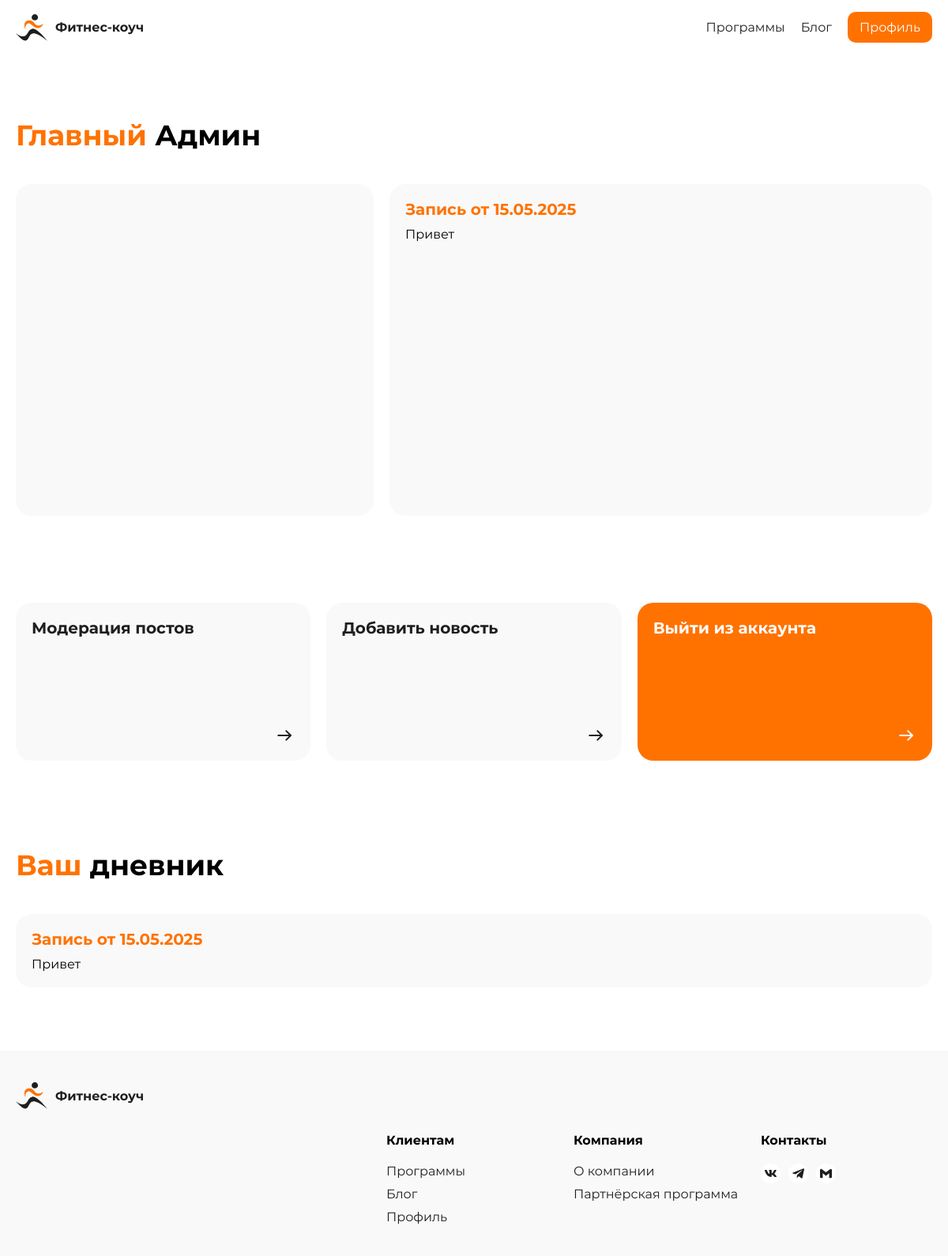
Page /profile/ (signed in) on the earlier database version.
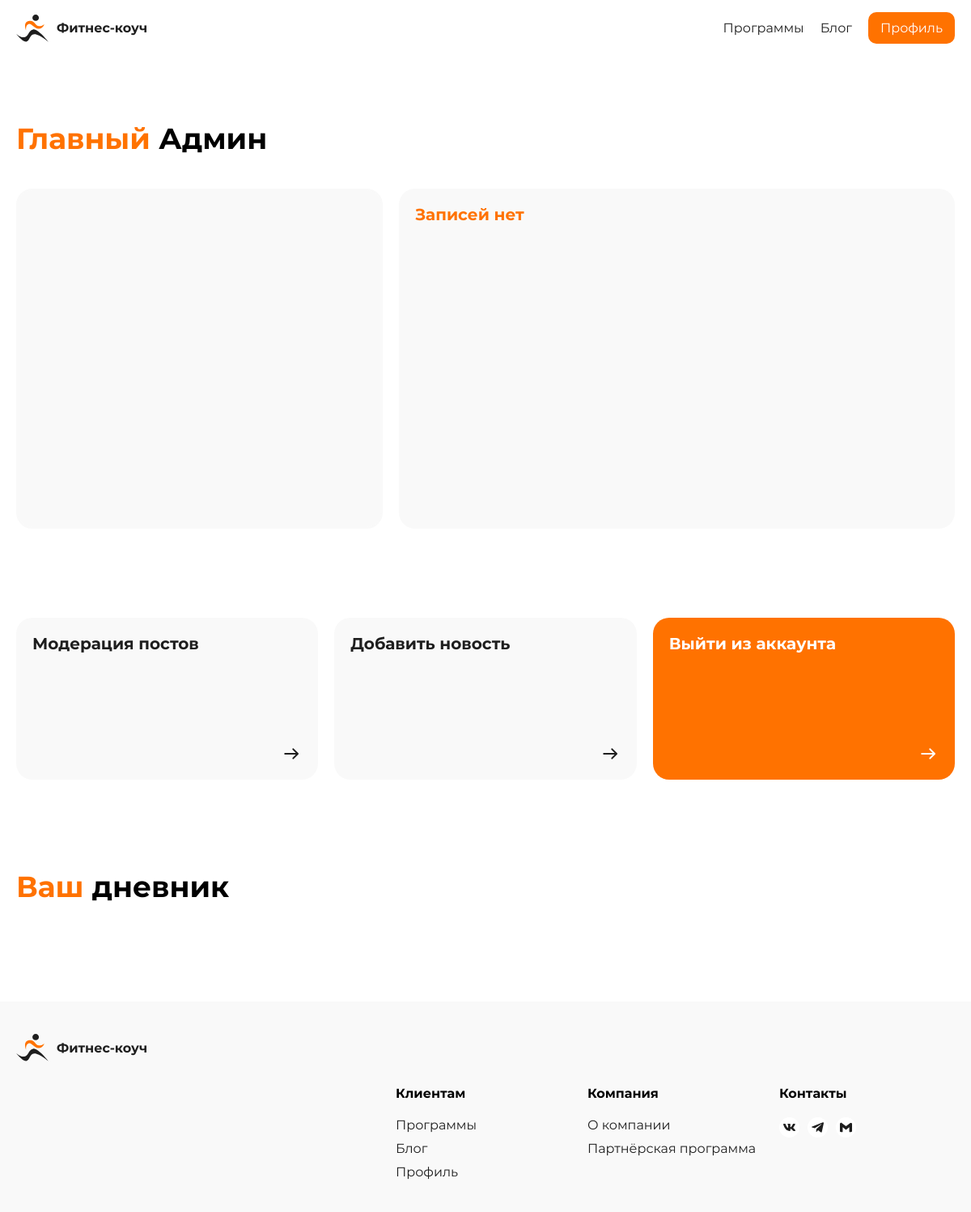
Same page on the later database version.
### tables this page shows
CREATE TABLE `notes` (
  `id_note` int NOT NULL,
  `id_user` int NOT NULL,
  `date` date NOT NULL,
  `note` varchar(15000) NOT NULL
);

### profile/index.php (the view, shortened to what this page needs)
<?php
include "../function/connect.php";
$sql = mysqli_prepare($connect, "SELECT * FROM `users` WHERE `login` = ? ");
mysqli_stmt_bind_param($sql, "s", $_SESSION['login']);
mysqli_stmt_execute($sql);
$result = mysqli_stmt_get_result($sql);
if ($row = mysqli_fetch_assoc($result)) {
    $name = $row['name'];
    $surname = $row['surname'];
}
?>
<!DOCTYPE html>
<html lang="ru">
<head>
    <link rel="stylesheet" href="../assets/css/header/header.css">
    <link rel="stylesheet" href="../assets/css/footer/footer.css">
    <link rel="stylesheet" href="../assets/css/profile/heroBlock.css">
    <link rel="stylesheet" href="../assets/css/profile/navLinks.css">
    <link rel="stylesheet" href="../assets/css/profile/allNotes.css">
    <link rel="stylesheet" href="../assets/css/style.css">
</head>
<?php
        include "../inc/header.php";
    ?>
<main>
    <section class="heroBlock">
        <div class="content">
            <?php echo "<h1><span>$surname</span> $name</h1>" ?>
            <div class="profile">
                <div class="imgProfile">
                </div>
                <div class="lastNote">
                    <?php
                        $sql = mysqli_prepare($connect, "SELECT * FROM `notes` WHERE `id_user` = ? ORDER BY `date` DESC LIMIT 1");
                        mysqli_stmt_bind_param($sql, "s", $_SESSION['id_user']);
                        mysqli_stmt_execute($sql);
                        $result = mysqli_stmt_get_result($sql);
                        if ($row = mysqli_fetch_assoc($result)) {
                            $newDate = date("d.m.Y", strtotime($row['date']));
                            $date = "Запись от {$newDate}";
                            $note = $row['note'];
                        } else {
                            $date = "Записей нет";
                            $note = "";
                        }
                    ?>
                    <div class="note">
                        <p class="noteDate"><?php echo $date; ?></p>
                        <p class="noteText"><?php echo $note; ?></p>
                    </div>
                </div>
            </div>
        </div>
    </section>
    <section class="navLinks">
        <div class="content">
            <div class="gridLinks">
                <?php
                if ($_SESSION['role'] == 'admin') {
                    echo "
                        <a href='/profile/admin/checkPost.php' class='link' title='Модерация постов'>
                            <div class='title'>Модерация постов</div>
                            <img src='../assets/img/icons/arrow.svg' alt='Ссылка' title='Ссылка'>
                        </a>
                        <a href='/profile/admin/addNews.php' class='link' title='Добавить новость'>
                            <div class='title'>Добавить новость</div>
                            <img src='../assets/img/icons/arrow.svg' alt='Ссылка' title='Ссылка'>
                        </a>
                        ";
                }
                ?>
                <a href="/admin/controllers/logout.php" class="link" title="Выйти из аккаунта">
                    <div class="title">Выйти из аккаунта</div>
                    <img src="../assets/img/icons/arrow.svg" alt="Ссылка" title="Ссылка">
                </a>
            </div>
        </div>
    </section>
    <section class="allNotes">
        <div class="content">
            <h2><span>Ваш</span> дневник</h2>
            <div class="gridNotes">
                <?php
                        $sql = mysqli_prepare($connect, "SELECT * FROM `notes` WHERE `id_user` = ? ORDER BY `date` DESC");
                        mysqli_stmt_bind_param($sql, "s", $_SESSION['id_user']);
                        mysqli_stmt_execute($sql);
                        $result = mysqli_stmt_get_result($sql);
                        if(!$result){
                            $date = "Записей нет";
                            $note = "";
                            echo "<div class='note'>
                                    <p class='noteDate'>$date</p>
                                    <p class='noteText'>$note</p>
                                </div>";
                        }
                        else {
                            while ($row = mysqli_fetch_assoc($result)){
                            $newDate = date("d.m.Y", strtotime($row['date']));
                            $date = "Запись от {$newDate}";
                            $note = $row['note'];
                            echo "<div class='note'>
                                    <p class='noteDate'>$date</p>
                                    <p class='noteText'>$note</p>
                                </div>";
                            }
                        }
                    ?>
            </div>
        </div>
    </section>
</main>
<?php
        include "../inc/footer.php"
    ?>

Differences in the rows shown:
removed notes: date "Запись от 15.05.2025", note "Привет"
Other differences:
$date: (not shown) → "Записей нет"
